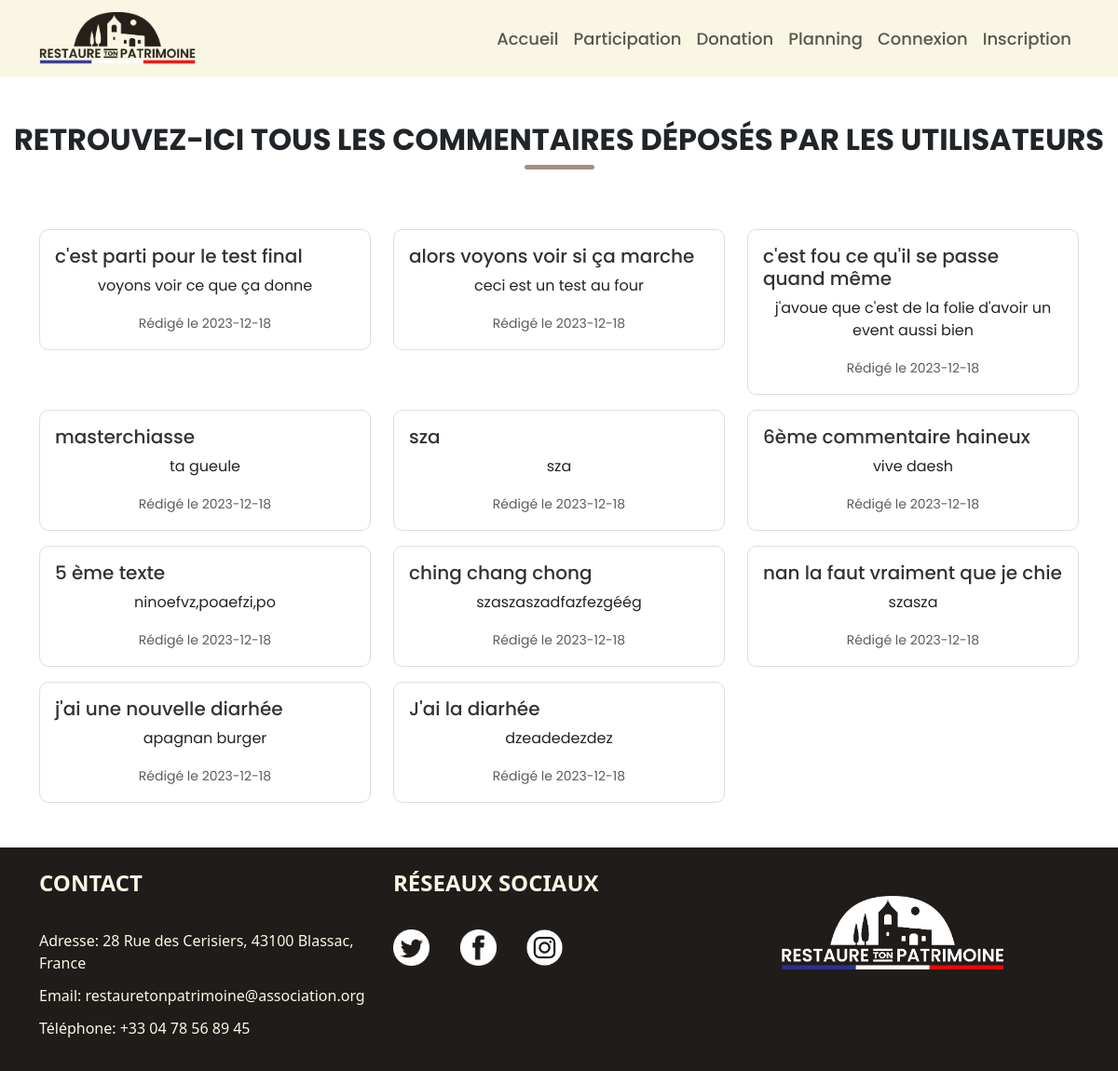
The page /pages/blog.php on the database as committed earlier.
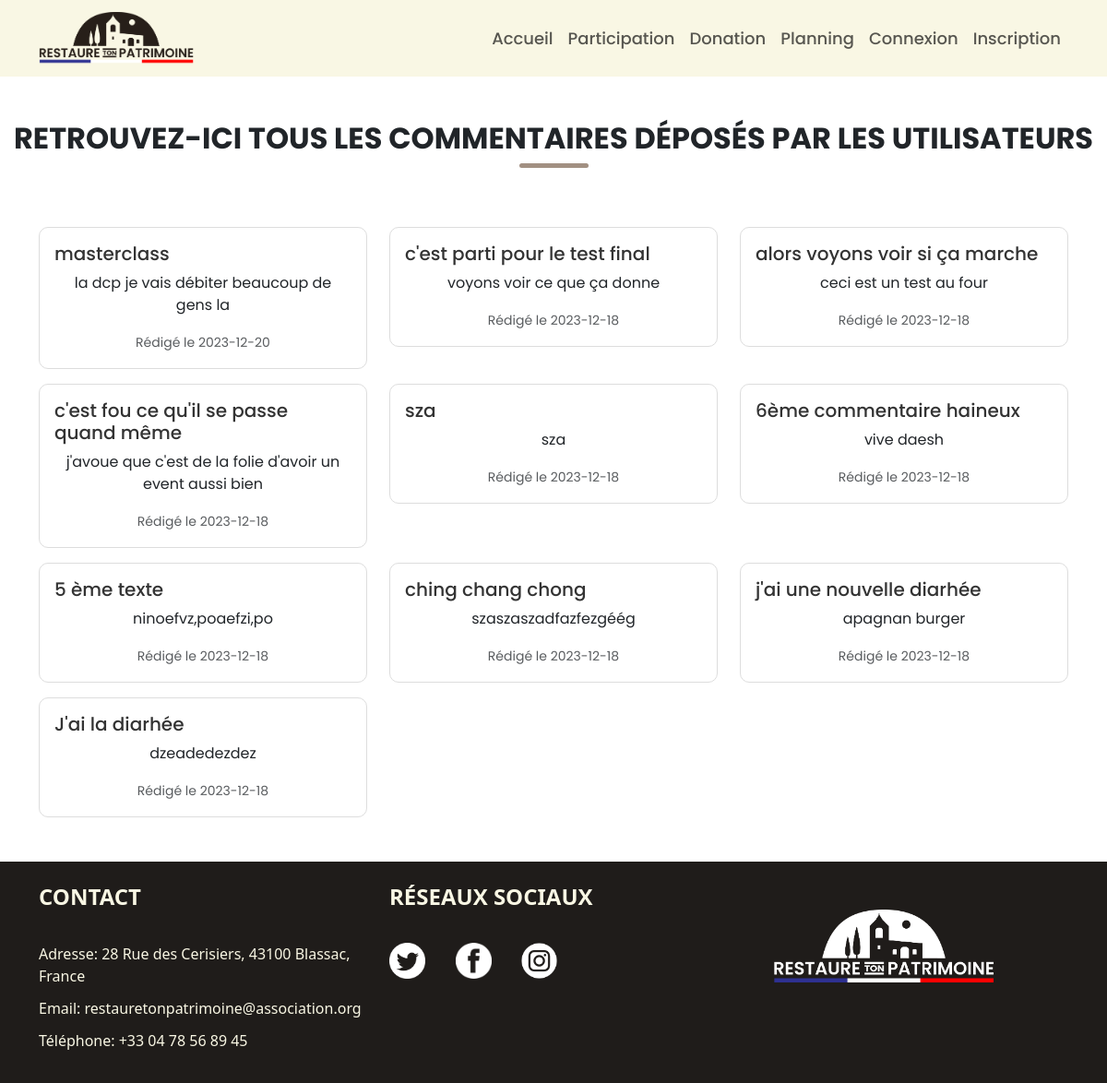
The same page on the database as committed later.
### tables this page shows
CREATE TABLE `article` (
  `ID_article` int(11) NOT NULL,
  `Contenue` text DEFAULT NULL,
  `Titre` varchar(50) DEFAULT NULL,
  `Date_article` date DEFAULT NULL
);

### pages/blog.php (the view, shortened to what this page needs)
<?php require_once '../php/Config.php';
include '../php/header.php';
  try{
    $pdo = new PDO(
        "mysql:host=$host;dbname=$dbname;charset=utf8", $user, $password);
   }
   catch(PDOException $e){
      echo $e->getMessage();
   }?>
<!DOCTYPE html>
<html lang="fr">
<head>
<link rel="stylesheet" href="css/bootstrap.min.css">
<link rel="stylesheet" href="css/style.css">
<article class="Blog mt-5">
  <?php
    $requete='SELECT * FROM article ORDER BY ID_article DESC';
    $resultats=$pdo->query($requete);
    $article=$resultats->fetchAll(PDO::FETCH_ASSOC);
  ?>
  <div class="mt-5">
  <h2 class="titres">Retrouvez-ici tous les commentaires déposés par les utilisateurs</h2>
  <div class="d-flex justify-content-center">
  <div class="ligne-arrondie"></div>
  </div>
  </div>
  <section class="container">
  <section class="row mt-5">
    <?php foreach ($article as $commentaire): ?>
        <div class="col-md-4 mt-3">
            <div class="card">
                <div class="card-body">
                    <h5 class="card-title policecarte"><?php echo $commentaire["Titre"]; ?></h5>
                    <p class="card-text policecartesimple"><?php echo $commentaire["Contenue"]; ?></p>
                    <p class="card-text policecartesimple"><small class="text-muted">Rédigé le <?php echo $commentaire["Date_article"]; ?></small></p>
                </div>
            </div>
        </div>
    <?php endforeach; ?>
</section>
</section>
</article>
    <?php
        include "../php/footer.php" ;
    ?>

### php/header.php (shortened to what this page needs)
<!DOCTYPE html>
<html lang="fr">
<head>
  <link rel="stylesheet" href="../css/bootstrap.min.css">
  <link rel="stylesheet" href="../css/style.css">
</head>
<body>
<nav class="navbar navbar-expand-lg couleurnav">
  <div class="container">
    <a class="navbar-brand" href="../index.php">
    <img src="../images/perso.png" class="taillelogo" alt="Restaure Ton Patrimoine">
    </a>
    <div class="collapse navbar-collapse text-center" id="navbarNav">
      <ul class="navbar-nav ms-auto">
        <li class="nav-item">
          <a class="nav-link" href="../index.php">Accueil</a>
        </li>
        <li class="nav-item">
          <a class="nav-link" href="../pages/participation.php">Participation</a>
        </li>
        <li class="nav-item">
          <a class="nav-link" href="../pages/donation.php">Donation</a>
        </li>
        <li class="nav-item">
          <a class="nav-link" href="../pages/planning.php">Planning</a>
        </li>
        <?php
        if(isset($_SESSION["nom"])){
                if( $_SESSION['admin'] == 1){
                  echo(' </ul>
                  </div>
                <a href="../pages/Admin.php" class="ms-4 co"> Administration </a>
                <a class="ms-4 co texteitalic">'
                .$_SESSION["nom"].'</a>
                <a class="ms-2 co" href="../php/logout.php">
                  <img width="32px" height="32px" class="rotationlogo" src="../images/decov2.png" alt="deco">
                </a>
              ');
                }
          else{
            echo(' </ul>
            </div>
            <a class="ms-4 co texteitalic">'
            .$_SESSION["nom"].'</a>
            <a class="ms-2 co" href="../php/logout.php">
              <img width="32px" height="32px" class="rotationlogo" src="../images/decov2.png" alt="deco">
            </a>
          ');
            }
        }
        else{
          echo('
          <li class="nav-item">
            <a class="nav-link" href="../php/Connexion.php">Connexion</a>
          </li>
          <li class="nav-item">
            <a class="nav-link" href="../php/InscriptionForm.php">Inscription</a>
          </li>
        </ul>
      </div>
            ');
        }
        ?>
  </div>
</nav>

### php/footer.php (shortened to what this page needs)
<!DOCTYPE html>
<html lang="fr">
<head>
  <link rel="stylesheet" href="../css/bootstrap.min.css">
  <link rel="stylesheet" href="../css/style.css">
</head>
<body>
<footer class="footer text-light">
    <div class="container py-4">
        <div class="row">
            <div class="col-md-4">
                <h4 class="titresFooter">Contact</h4>
                <p class="textFooter">Adresse: 28 Rue des Cerisiers, 43100 Blassac, France</p>
                <p class="textFooter">Email: restauretonpatrimoine@association.org</p>
                <p class="textFooter">Téléphone: +33 04 78 56 89 45</p>
            </div>
            <div class="col-md-4">
                <h4 class="titresFooter">Réseaux sociaux</h4>
                    <a href="https://twitter.com/" target="_blank"><img src="../images/X.png" class='imagesfooter'></a>
                    <a href="https://www.facebook.com/" target="_blank"><img src="../images/F.png" class='imagesfooter'></a>
                    <a href="https://www.instagram.com/" target="_blank"><img src="../images/I.png" class='imagesfooter'></a>
            </div>
            <div class="col-md-4">
                <img src="../images/logo.png" alt="Logo de l'association" class="logo">
            </div>
        </div>
    </div>
</footer>
</body>

### css/style.css (style rules this page uses)
.couleurnav { background-color: #f9f7e4; }
nav > div > div > ul > li { font-family: PoppinsMedium; text-decoration: none; }
.navbar-brand { margin-left: auto; margin-right: auto; }
.nav-link { display: inline-block; position: relative; font-size: large; }
.nav-link:after { content: ''; position: absolute; width: 100%; transform: scaleX(0); height: 2px; bottom: 0; left: 0; background-color: #1f1c1a; transform-origin: bottom right; transition: transform 0.25s ease-out, text-decoration-thickness 0.25s ease-out; }
.ligne-arrondie { width: 75px; height: 5px; background-color: #a29082; border-radius: 5px; justify-content: center; margin-top: 0.7%; }
.titres { font-family: Poppins; text-align: center; margin-bottom: -0.08%; font-weight: bolder; margin-top: 2%; text-transform: uppercase; }
.footer { background-color: #1f1c1a; color: #f9f7e4; }
.textFooter { color: #f9f7e4; margin-bottom: 3%; }
.titresFooter { color: #f9f7e4; font-weight: bold; text-transform: uppercase; margin-bottom: 10%; }
.imagesfooter { width: 3.25vw; margin-right: 8%; height: auto; transition: transform 0.3s; }
.logo { margin-top: 8%; margin-left: 10%; width:20vw; height:auto; }
.card-text { text-align: center!important; }
.policecarte { font-family: PoppinsMedium; }
.policecartesimple { font-family: Poppins; }
.taillelogo { width: 14vw; }
.card { border: 1px solid #ddd; border-radius: 10px; }
.card-title { color: #333; font-size: 1.25rem; }

Rows that differ between the two databases and show on the page:
removed article: Titre "masterchiasse", Contenue "ta gueule", Date_article "2023-12-18"
removed article: Titre "nan la faut vraiment que je chie", Contenue "szasza", Date_article "2023-12-18"
added article: Titre "masterclass", Contenue "la dcp je vais débiter beaucoup de gens la", Date_article "2023-12-20"
